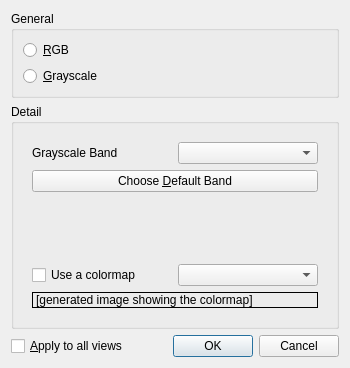
<?xml version="1.0" encoding="UTF-8"?>
<ui version="4.0">
 <class>BandChooserDialog</class>
 <widget class="QDialog" name="BandChooserDialog">
  <property name="geometry">
   <rect>
    <x>0</x>
    <y>0</y>
    <width>350</width>
    <height>368</height>
   </rect>
  </property>
  <property name="windowTitle">
   <string>Band Chooser</string>
  </property>
  <layout class="QGridLayout" name="gridLayout" columnstretch="1,0">
   <item row="3" column="1">
    <widget class="QDialogButtonBox" name="buttonBox">
     <property name="orientation">
      <enum>Qt::Horizontal</enum>
     </property>
     <property name="standardButtons">
      <set>QDialogButtonBox::Cancel|QDialogButtonBox::Ok</set>
     </property>
    </widget>
   </item>
   <item row="3" column="0">
    <widget class="QCheckBox" name="chk_apply_globally">
     <property name="text">
      <string>&amp;Apply to all views</string>
     </property>
    </widget>
   </item>
   <item row="1" column="0" colspan="2">
    <widget class="QGroupBox" name="gbox_detail">
     <property name="title">
      <string>Detail</string>
     </property>
     <layout class="QVBoxLayout" name="verticalLayout_2">
      <item>
       <widget class="QStackedWidget" name="config_stack">
        <property name="currentIndex">
         <number>1</number>
        </property>
        <widget class="QWidget" name="config_rgb">
         <layout class="QGridLayout" name="gridLayout_2" columnstretch="0,1">
          <item row="0" column="1">
           <widget class="QComboBox" name="cbox_red_band"/>
          </item>
          <item row="2" column="0">
           <widget class="QLabel" name="lbl_blue_band">
            <property name="text">
             <string>Blue Band</string>
            </property>
            <property name="buddy">
             <cstring>cbox_blue_band</cstring>
            </property>
           </widget>
          </item>
          <item row="1" column="1">
           <widget class="QComboBox" name="cbox_green_band"/>
          </item>
          <item row="2" column="1">
           <widget class="QComboBox" name="cbox_blue_band"/>
          </item>
          <item row="0" column="0">
           <widget class="QLabel" name="lbl_red_band">
            <property name="text">
             <string>Red Band</string>
            </property>
            <property name="buddy">
             <cstring>cbox_red_band</cstring>
            </property>
           </widget>
          </item>
          <item row="1" column="0">
           <widget class="QLabel" name="lbl_green_band">
            <property name="text">
             <string>Green Band</string>
            </property>
            <property name="buddy">
             <cstring>cbox_green_band</cstring>
            </property>
           </widget>
          </item>
          <item row="3" column="0" colspan="2">
           <widget class="QPushButton" name="btn_rgb_choose_defaults">
            <property name="text">
             <string>Choose &amp;Default Bands</string>
            </property>
           </widget>
          </item>
          <item row="4" column="0" colspan="2">
           <widget class="QPushButton" name="btn_rgb_choose_visible">
            <property name="text">
             <string>Choose &amp;Visible-Light Bands</string>
            </property>
           </widget>
          </item>
         </layout>
        </widget>
        <widget class="QWidget" name="config_grayscale">
         <layout class="QGridLayout" name="gridLayout_3" columnstretch="0,0">
          <item row="0" column="1">
           <widget class="QComboBox" name="cbox_gray_band"/>
          </item>
          <item row="3" column="0">
           <widget class="QCheckBox" name="ckbox_use_colormap">
            <property name="text">
             <string>Use a colormap</string>
            </property>
           </widget>
          </item>
          <item row="3" column="1">
           <widget class="QComboBox" name="cbox_colormap_name"/>
          </item>
          <item row="6" column="0" colspan="2">
           <widget class="QLabel" name="lbl_colormap_display">
            <property name="frameShape">
             <enum>QFrame::Box</enum>
            </property>
            <property name="text">
             <string>[generated image showing the colormap]</string>
            </property>
           </widget>
          </item>
          <item row="1" column="0" colspan="2">
           <widget class="QPushButton" name="btn_gray_choose_defaults">
            <property name="text">
             <string>Choose &amp;Default Band</string>
            </property>
           </widget>
          </item>
          <item row="0" column="0">
           <widget class="QLabel" name="lbl_gray_band">
            <property name="text">
             <string>Grayscale Band</string>
            </property>
            <property name="buddy">
             <cstring>cbox_gray_band</cstring>
            </property>
           </widget>
          </item>
          <item row="2" column="0" colspan="2">
           <spacer name="verticalSpacer">
            <property name="orientation">
             <enum>Qt::Vertical</enum>
            </property>
            <property name="sizeHint" stdset="0">
             <size>
              <width>20</width>
              <height>40</height>
             </size>
            </property>
           </spacer>
          </item>
         </layout>
        </widget>
       </widget>
      </item>
     </layout>
    </widget>
   </item>
   <item row="0" column="0" colspan="2">
    <widget class="QGroupBox" name="gbox_general">
     <property name="title">
      <string>General</string>
     </property>
     <layout class="QVBoxLayout" name="verticalLayout">
      <item>
       <widget class="QRadioButton" name="rbtn_rgb">
        <property name="text">
         <string>&amp;RGB</string>
        </property>
       </widget>
      </item>
      <item>
       <widget class="QRadioButton" name="rbtn_grayscale">
        <property name="text">
         <string>&amp;Grayscale</string>
        </property>
       </widget>
      </item>
     </layout>
    </widget>
   </item>
  </layout>
 </widget>
 <tabstops>
  <tabstop>rbtn_rgb</tabstop>
  <tabstop>rbtn_grayscale</tabstop>
  <tabstop>cbox_red_band</tabstop>
  <tabstop>cbox_green_band</tabstop>
  <tabstop>cbox_blue_band</tabstop>
  <tabstop>btn_rgb_choose_defaults</tabstop>
  <tabstop>btn_rgb_choose_visible</tabstop>
  <tabstop>chk_apply_globally</tabstop>
  <tabstop>cbox_gray_band</tabstop>
  <tabstop>btn_gray_choose_defaults</tabstop>
  <tabstop>ckbox_use_colormap</tabstop>
 </tabstops>
 <resources/>
 <connections>
  <connection>
   <sender>buttonBox</sender>
   <signal>accepted()</signal>
   <receiver>BandChooserDialog</receiver>
   <slot>accept()</slot>
   <hints>
    <hint type="sourcelabel">
     <x>248</x>
     <y>254</y>
    </hint>
    <hint type="destinationlabel">
     <x>157</x>
     <y>274</y>
    </hint>
   </hints>
  </connection>
  <connection>
   <sender>buttonBox</sender>
   <signal>rejected()</signal>
   <receiver>BandChooserDialog</receiver>
   <slot>reject()</slot>
   <hints>
    <hint type="sourcelabel">
     <x>316</x>
     <y>260</y>
    </hint>
    <hint type="destinationlabel">
     <x>286</x>
     <y>274</y>
    </hint>
   </hints>
  </connection>
 </connections>
</ui>
